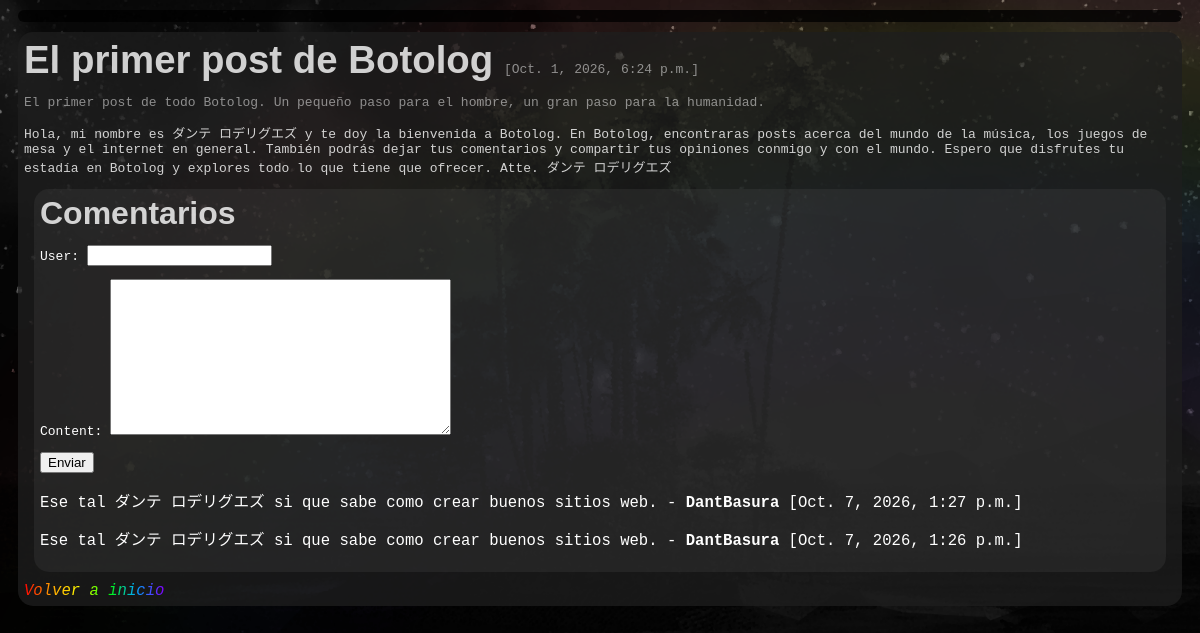
/blog/primer_post, run on an earlier commit of the app's database.
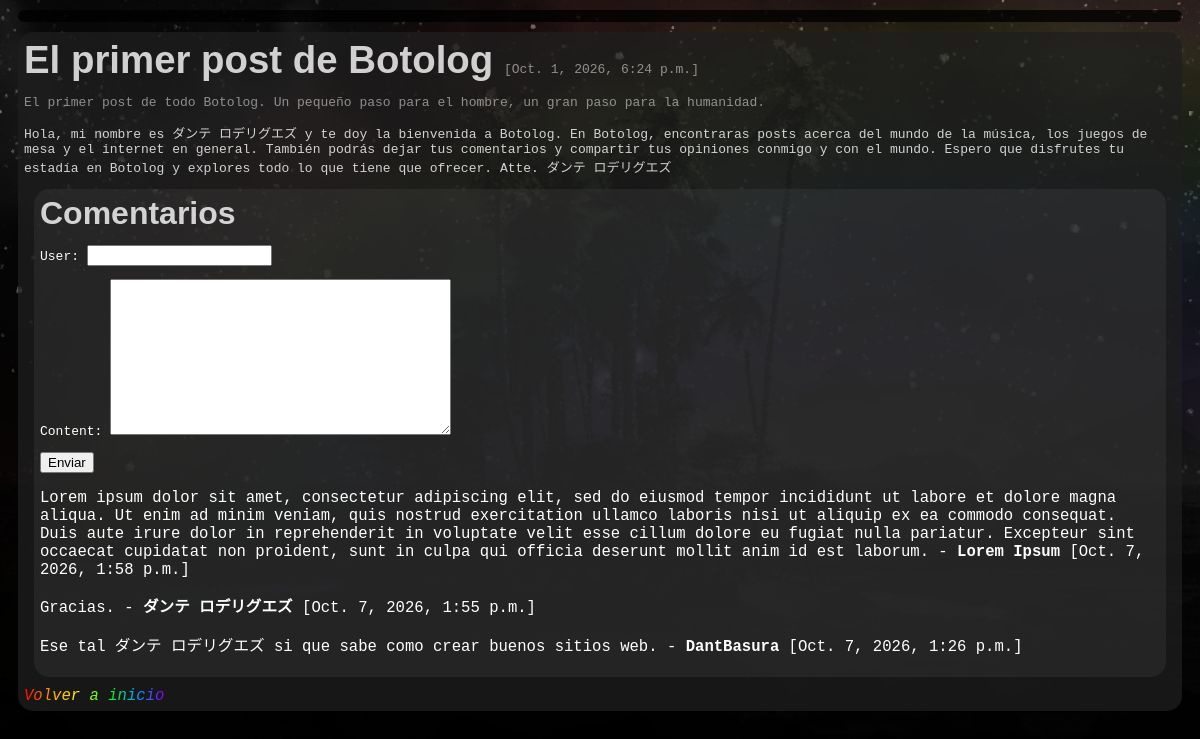
And on a later commit of the database.
### _Blog/models.py (models this page shows, shortened)
class Post(models.Model):
    heading = models.CharField(max_length = 255)
    shortened_heading = models.CharField(max_length = 255)
    slug = models.SlugField()
    drophead = models.TextField()
    content = models.TextField()
    date = models.DateTimeField(auto_now_add = True)

class Comment(models.Model):
    post = models.ForeignKey(Post, related_name = 'comments', on_delete = models.CASCADE)
    user = models.CharField(max_length = 255)
    content = models.TextField()
    date = models.DateTimeField(auto_now_add = True)
    class Meta:
        ordering = ('-date'),

### _Blog/views.py (the view)
# urls.py: path('<slug:slug>', views.detail, name = 'detail')
def detail(request, slug):
    post = get_object_or_404(Post, slug = slug)
    if request.method == 'POST':
        form = CommentForm(request.POST)
        if form.is_valid():
            comment = form.save(commit = False)
            comment.post = post
            comment.save()
            return redirect('detail', slug = slug)
    else:
        form = CommentForm()
    return render(request, '_Blog/detail.html', {
        'post': post,
        'form': form
    })

### _Blog/forms.py
class CommentForm(ModelForm):
    class Meta:
        model = Comment
        fields = ('user', 'content')

### _Blog/templates/_Blog/detail.html (shortened to what this page needs)
{% extends '_Blog/base.html'%}
{% block content %}
    <header>
        <h1 class = 'highlight-text heading'>
            {{ post.heading }}
        </h1>
        <p class = 'overshadow-text date'>
            [{{ post.date }}]
        </p>
    </header>
    <summary>
        <p class = 'overshadow-text drophead'>
            {{ post.drophead }}
        </p>
    </summary>
    <main>
        <p class = 'highlight-text'>
            {{ post.content }}
        </p>
    </main>
    <aside class = 'basket comments'>
        <h2 class = 'highlight-text heading'>
            Comentarios
        </h2>
        <form method = 'post'
        Waction = '.'>
            {{ form.as_p }}
            <button>
                Enviar
            </button>
        </form>
        {% for comment in post.comments.all %}
        <div>
            <p class = 'highlight comment'>
                {{ comment.content }} - <strong> {{ comment.user }} </strong> <span class = 'overshadow date'> [{{ comment.date }}] </span>
            </p>
        </div>
        {% endfor %}
    </aside>
    <footer>
        <a href = '{% url "index" %}'>
            Volver a inicio
        </a>
    </footer>
{% endblock %}

### _Blog/templates/_Blog/base.html (shortened to what this page needs)
{% load static %}
<!DOCTYPE html>
<html lang = "es">
    <head>
        <link rel = 'stylesheet' href = "{% static 'style.css' %}">
    </head>
    <body>
        <nav class = 'basket navegation'>
        </nav>
        <div class = 'basket posts'>
            {% block content %}
            {% endblock %}
        </div>
    </body>
</html>

### _Blog/static/style.css (style rules this page uses)
html { background-image: url('images/background.png'); background-position: center; background-attachment: fixed; background-size: cover; font-family: monospace; color: #ffffff; }
.basket { padding: 6px; margin: 10px; border: 6px; border-radius: 15px; }
.basket.navegation { background-color: #000000c4; }
.basket.posts { background-color: #1f1f1fc4; }
.basket.comments { background-color: #4c4c4c3c; }
.highlight.comment { display: block; font-size: 1.2em; }
.highlight-text { opacity: 0.8; }
.overshadow-text { opacity: 0.5; }
.heading { display: inline; font-family: sans-serif; }
h1.heading { font-size: 2.4em; }
h2.heading { font-size: 2em; }
.date { font-size: 1em; display: inline; }
.drophead { font-size: 1em; }
a { background: linear-gradient(to right, #ff0000, #ffa500, #ffff00, #00ff00, #00a5ff, #8000ff); -webkit-background-clip: text; -webkit-text-fill-color: transparent; font-size: 1.2em; font-style: oblique; }
strong { font-weight: bold; }

What changed in the data, as far as the page shows it:
removed Comment: content "Ese tal ダンテ ロデリグエズ si que sabe como crear buenos sitios web.", user "DantBasura", date "Oct. 7, 2026, 1:27 p.m."
added Comment: content "Lorem ipsum dolor sit amet, consectetur adipiscing elit, sed do eiusmod tempor incididunt ut labore et dolore magna aliqua. Ut enim ad minim veniam, quis nostrud exercitation ullamco laboris nisi ut aliquip ex ea commodo consequat. Duis aute irure dolor in reprehenderit in voluptate velit esse cillum dolore eu fugiat nulla pariatur. Excepteur sint occaecat cupidatat non proident, sunt in culpa qui officia deserunt mollit anim id est laborum.", user "Lorem Ipsum", date "Oct. 7, 2026, 1:58 p.m."
added Comment: content "Gracias.", user "ダンテ ロデリグエズ", date "Oct. 7, 2026, 1:55 p.m."
